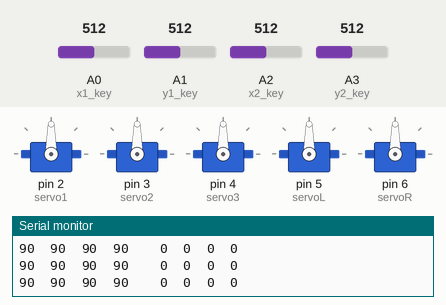
Simulated run of this sketch. Board: Arduino Uno, built with avr-gcc and run on an emulated ATmega328P. Shown: 5 × servo, the last lines printed to the serial monitor. The inputs (shaded band) are chosen by the test bench; at power-on: A0 (x1_key) = 512, A1 (y1_key) = 512, A2 (x2_key) = 512, A3 (y2_key) = 512.

Above: at 1.2 s.
1.3 s: A0 (x1_key) set to 530
4.3 s: A1 (y1_key) set to 716
At 4.92 s:
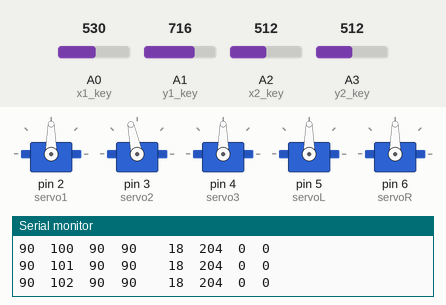
At 5.86 s:
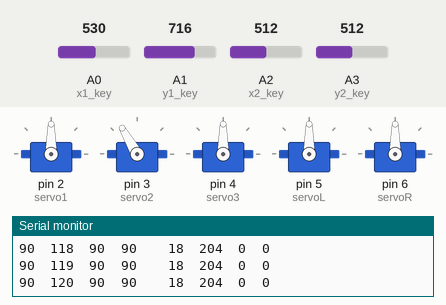
7.3 s: A2 (x2_key) set to 598
10.3 s: A2 (x2_key) set to 623
At 10.49 s:
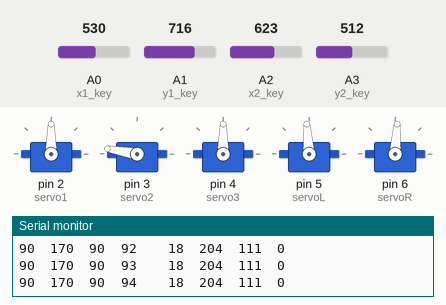
13.3 s: A3 (y2_key) set to 600
16.3 s: A3 (y2_key) set to 630
At 16.49 s:
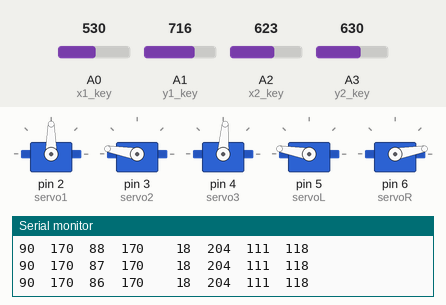
Timing chart, 0 to 20.3 s (numbered marks = the images above; inputs shaded):
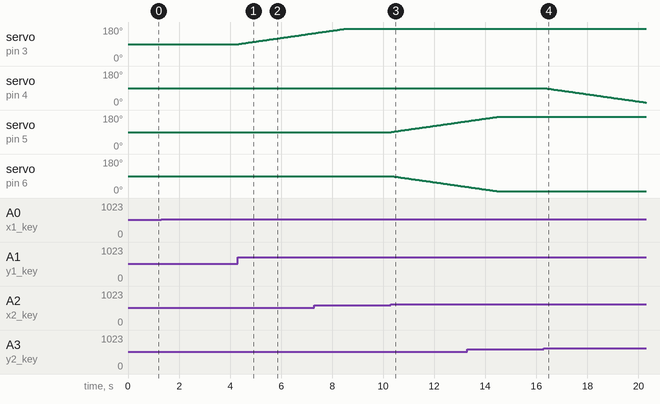

Measured:
- the behaviour switches between 613 and 614 on A2 (x2_key) (found by bisection; images 2 and 3)
- the behaviour switches between 613 and 614 on A3 (y2_key) (found by bisection; images 3 and 4)
- after the input at 4.3 s, servo on pin 3 (servo2): moves from 90° to 147° over 2.9 s, starting after 0.05 s
- after the input at 10.3 s, servo on pin 5 (servoL): moves from 90° to 148° over 3.0 s, starting at once; servo on pin 6 (servoR): moves from 90° to 32° over 3.0 s, starting at once
- after the input at 16.3 s, servo on pin 4 (servo3): moves from 90° to 13° over 4.0 s, starting at once

The sketch:

Robot_arm_mapped.ino
```cpp
#include<Servo.h>

Servo servo1;
Servo servo2;
Servo servo3;
Servo servoL;
Servo servoR;

int x1_key = A0;
int y1_key = A1;
int x2_key = A2;
int y2_key = A3;

int initial_position = 90;

int x1_pos = initial_position;
int y1_pos = initial_position;
int x2_pos = initial_position;
int y2_pos = initial_position;

int x1_val;
int x2_val;
int y1_val;
int y2_val;

int servo1_pin = 2;
int servo2_pin = 3;
int servo3_pin = 4;
int servoL_pin = 5;
int servoR_pin = 6;

int minDelta = 10;

int min_x1 = 10;
int max_x1 = 170;
int min_y1 = 10;
int max_y1 = 170;
int min_x2 = 10;
int max_x2 = 170;
int min_y2 = 60;
int max_y2 = 170;

void setup () {

  Serial.begin (9600);

  // for (int i = 2; i<=6; i++) {
  //   servo1.attach (i);
  // }

  servo1.attach(2);
  servo2.attach(3);
  servo3.attach(4);
  servoL.attach(5);
  servoR.attach(6);

  servo1.write(initial_position);
  servo2.write(initial_position);
  servo3.write(initial_position);
  servoL.write(initial_position);
  servoR.write(initial_position);

  pinMode(x1_key, INPUT);
  pinMode(y1_key, INPUT);
  pinMode(x2_key, INPUT);
  pinMode(y2_key, INPUT);
}

void loop ( ) {
  x1_val = analogRead(x1_key);
  y1_val = analogRead(y1_key);
  x2_val = analogRead(x2_key);
  y2_val = analogRead(y2_key);

  // position updation:

  //x1

  if  (abs(x1_val - 512) > minDelta) {
          x1_pos += map ((x1_val - 512), -512, 511, 3, -3);
  }

  //y1

  if  (abs(y1_val - 512) > minDelta) {
          y1_pos += map ((y1_val - 512), -512, 511, -3, 3);
  }

  //x2

  if  (abs(x2_val - 512) > minDelta) {
          y2_pos += map ((x2_val - 512), -512, 511, -5, 5);
  }

  //y2

  if  (abs(y2_val - 512) > minDelta) {
          x2_pos += map ((y2_val - 512), -512, 511, 5, -5);
  }

  // Limiting values:

  if (x1_pos > max_x1) {x1_pos = max_x1;}
  if (y1_pos > max_y1) {y1_pos = max_y1;}
  if (x1_pos < min_x1) {x1_pos = min_x1;}
  if (y1_pos < min_y1) {y1_pos = min_y1;}

  if (x2_pos > max_x2) {x2_pos = max_x2;}
  if (y2_pos > max_y2) {y2_pos = max_y2;}
  if (x2_pos < min_x2) {x2_pos = min_x2;}
  if (y2_pos < min_y2) {y2_pos = min_y2;}


  // Printing position values

  Serial.print(x1_pos);
  Serial.print("\t");
  Serial.print(y1_pos);
  Serial.print("\t");
  Serial.print(x2_pos);
  Serial.print("\t");
  Serial.print(y2_pos);
  Serial.print("\t");
  Serial.print("\t");
  Serial.print(x1_val-512);
  Serial.print("\t");
  Serial.print(y1_val-512);
  Serial.print("\t");
  Serial.print(x2_val-512);
  Serial.print("\t");
  Serial.print(y2_val-512);
  Serial.println("");

  //Writing into servos:

  servo1.write(x1_pos);
  servo2.write(y1_pos);
  servo3.write(x2_pos);
  servoL.write(y2_pos);
  servoR.write(map(y2_pos, 0, 180, 180, 0));


  delay(50);
}
```
